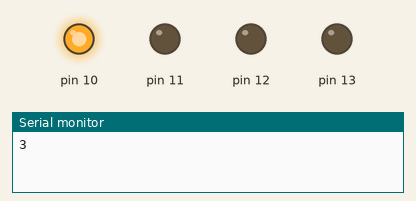
Recording of a sketch running on a simulated Arduino Uno, built with avr-gcc and run on an emulated ATmega328P. On the bench: output pins drawn as LEDs (lit = HIGH), the last lines printed to the serial monitor. Random numbers use the default seed unless the sketch sets one. At 9.6 s the program stops and its outputs stay as they are.

Above: at 0.05 s.
At 2.34 s:
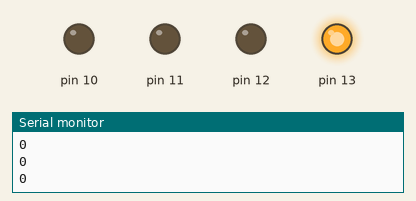
At 2.51 s:
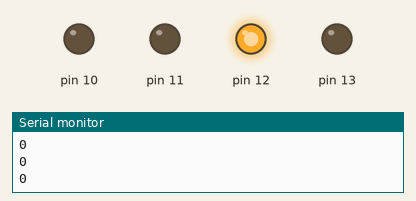
At 2.69 s:
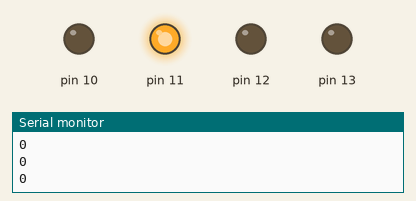
Timing chart, 0 to 3.0 s (numbered marks = the images above):
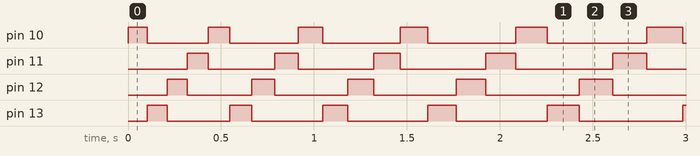

The sketch:

revised_roulette.ino
```cpp
long randNumber;

void setup(){
  Serial.begin(9600);

  // if analog input pin 0 is unconnected, random analog
  // noise will cause the call to randomSeed() to generate
  // different seed numbers each time the sketch runs.
  // randomSeed() will then shuffle the random function.
  randomSeed(analogRead(4));
  //randomSeed(5);
  // initialize digital pin LED_BUILTIN as an output.
  pinMode(13, OUTPUT);
  pinMode(12, OUTPUT);
  pinMode(11, OUTPUT);
  pinMode(10, OUTPUT);
  // print a random number from 10 to 19

}

int iter = 100;
//randomSeed(analogRead(13));
long randomNumber = random(0, 4);
//println(randomNumber);

void end_check(int iter){
  if (iter >=400){
    exit(0);
  }
}

void loop() {

  Serial.println(randomNumber);
  // Roulette Effect
  if(randomNumber==0){
   digitalWrite(10,LOW);
   digitalWrite(13,HIGH);
   randomNumber = 1;
   iter *= 1.035;
   delay(iter);
   end_check(iter);
  }
  if(randomNumber==1){
   digitalWrite(13,LOW);
   digitalWrite(12,HIGH);
   randomNumber =2;
   iter *= 1.035;
   delay(iter);
   end_check(iter);
  }
  if(randomNumber==2){
   digitalWrite(12,LOW);
   digitalWrite(11,HIGH);
   randomNumber = 3;
   iter *= 1.035;
   delay(iter);
   end_check(iter);
  }
  if(randomNumber==3){
   digitalWrite(11,LOW);
   digitalWrite(10,HIGH);
   randomNumber = 0;
   iter *= 1.035;
   delay(iter);
   end_check(iter);
  }
}
```

Measured:
- by itself, pin 10: repeats every 0.44 s: LOW 0.33 s, HIGH 0.12 s, until it stays LOW from 8.4 s
- by itself, pin 11: repeats every 0.48 s: LOW 0.36 s, HIGH 0.13 s
- by itself, pin 12: repeats every 0.47 s: LOW 0.35 s, HIGH 0.12 s, until it stays LOW from 9.2 s
- by itself, pin 13: repeats every 0.46 s: LOW 0.34 s, HIGH 0.12 s, until it stays LOW from 8.8 s
